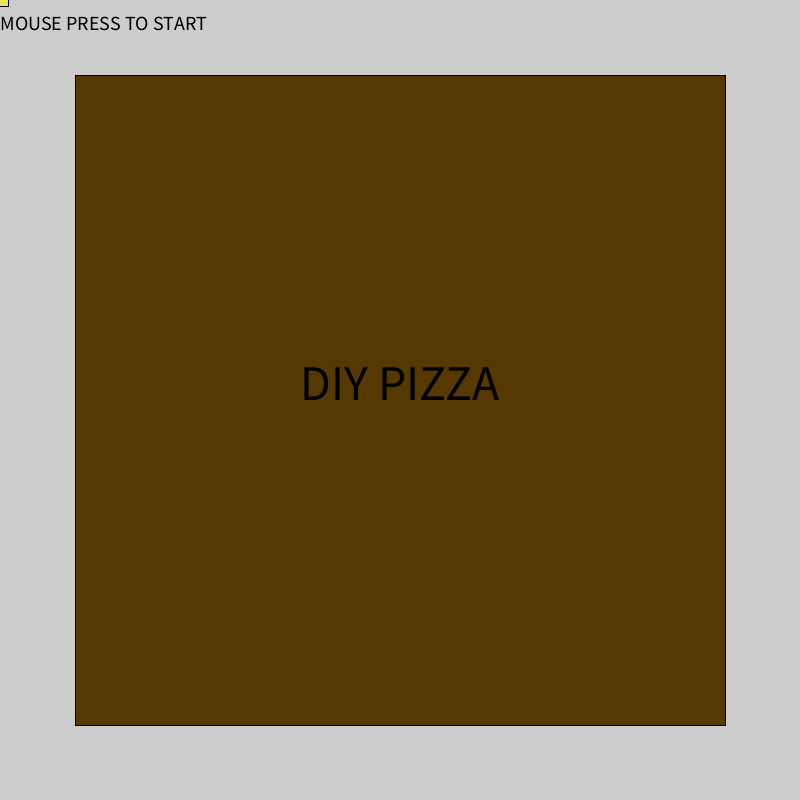
Frame 1 (no input)
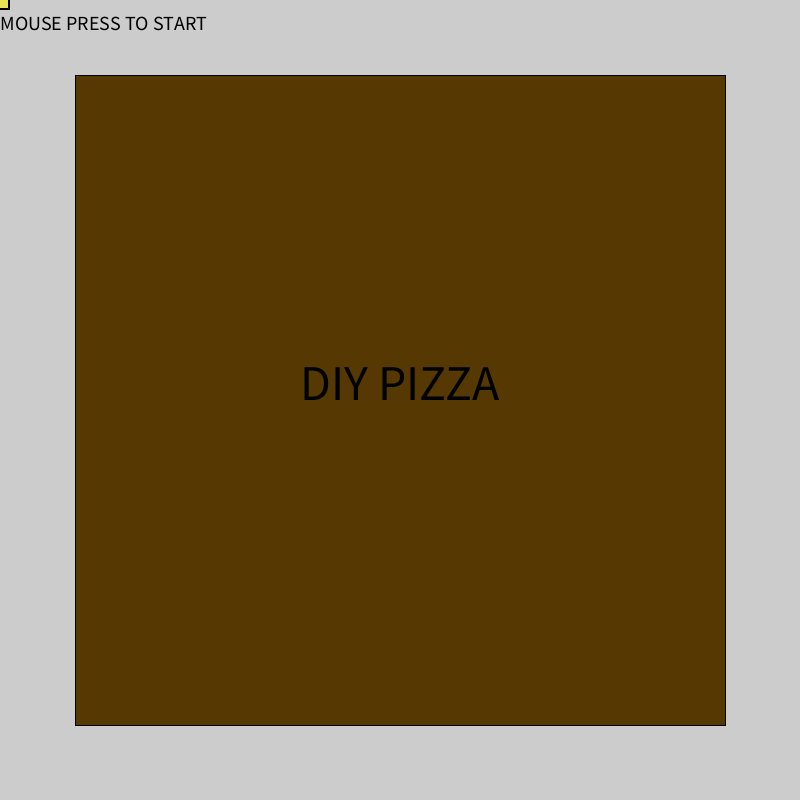
Frame 60 (the mouse pressed at the canvas centre just before this capture)
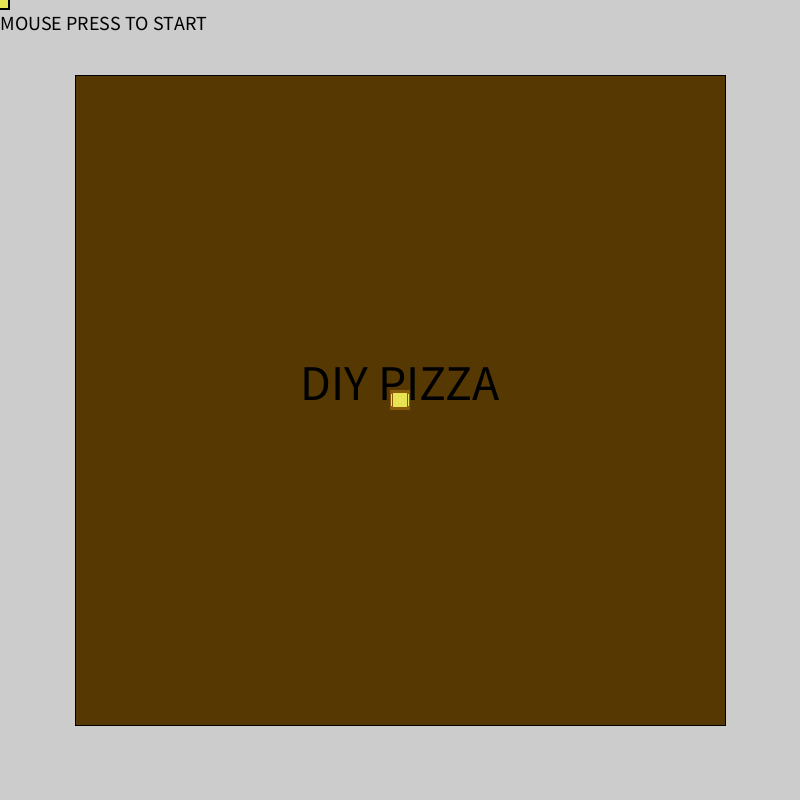
Frame 120 (the mouse held since frame 60 and released just before this capture)

The Processing sketch that drew these frames (run headless with seeded random() and noise(); from frame 60 on, the mouse is pressed at the canvas centre):

// Processing sketch: SS2_Christy
// ── SS2_Christy.pde
// DIY Pizza by Christy Chan
void setup(){ 
  size(800, 800);
  fill(0);
  textSize(20);
  text("MOUSE PRESS TO START", 0, 30);
  rectMode(CENTER);
  fill(85, 56, 2);
  rect(400, 400, 650, 650);
  fill(0);
  textSize(50);
  text("DIY PIZZA", 300, 400);
}

//mouse press to start pizza and restart pizza
void mousePressed(){
  background(random(1,255), random(1,255), random(1,255));
  String reset = "MOUSE PRESS TO RESET";
  String topping = "KEY PRESS FOR TOPPINGS";
  fill(0);
  textSize(20);
  text(reset, 0, 30);
  text(topping, 0, 60);
  //pizza bottom
  fill (240, 214, 111);
  strokeWeight(40);
  stroke(137, 89, 11);
  ellipse(400, 400, 700, 700);
  
  int position = 400;
  
  //slices
  strokeWeight(18);
  line(position, position, 162, 162);
  line(position, position, 640, 640);
  line(position, position, 680, 200);
  line(position, position, 90, 550);
  line(position, position, position, 60);
  line(position, position, position, 750);
}

//cheese
void draw(){
  fill(232, 227, 82);
  strokeWeight(1);
  rect (mouseX, mouseY, random(10,20), random(10,20));
}


//key pressed to add toppings
void keyPressed(){
  
  float locationX = random (180, 600);
  float locationY = random (180, 600);
  
  //pepperoni
  fill(255, 0, 0);
  stroke(0);
  strokeWeight(1);
  ellipse (random (180, 600), random (180, 600), 100, 100);
  
  //olives
  strokeWeight(20);
  stroke(0);
  fill (240, 214, 111);
  ellipse (locationX, locationY, 50, 50);
  
  //green pepper
  fill (83, 152, 95);
  strokeWeight(1);
  rect (random(180, 600), random(180, 600), 20, 50);
}
